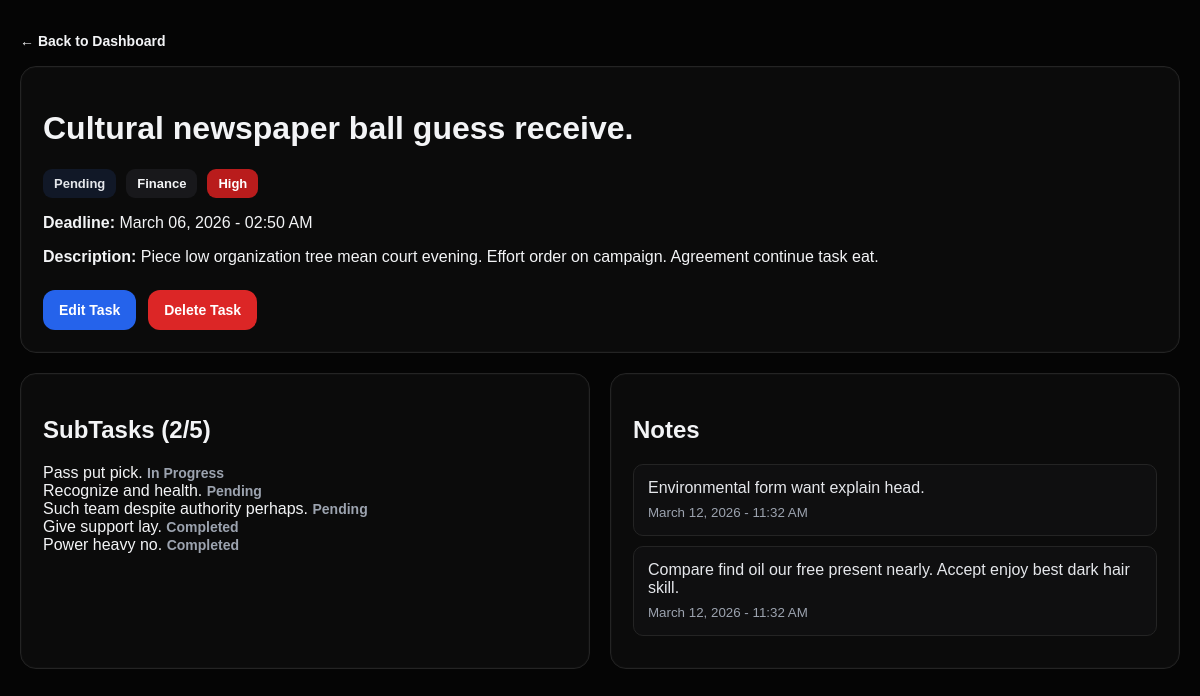
The app's page /tasks/8/ (signed in) with its own data.
### Hangarin/models.py (models this page shows, shortened)
class BaseModel(models.Model):
    created_at = models.DateTimeField(auto_now_add=True)
    updated_at = models.DateTimeField(auto_now=True)
    class Meta:
        abstract = True

class Task(BaseModel):
    title = models.CharField(max_length=255)
    description = models.TextField()
    deadline = models.DateTimeField()
    status = models.CharField(
        max_length=50,
        choices=StatusChoices.choices,
        default=StatusChoices.PENDING
    )
    category = models.ForeignKey(Category, on_delete=models.CASCADE, related_name="tasks")
    priority = models.ForeignKey(Priority, on_delete=models.CASCADE, related_name="tasks")

class Category(BaseModel):
    name = models.CharField(max_length=100)
    class Meta:
        verbose_name_plural = "Categories"
    def __str__(self):
        return self.name

class Priority(BaseModel):
    name = models.CharField(max_length=100)
    class Meta:
        verbose_name_plural = "Priorities"
    def __str__(self):
        return self.name

class SubTask(BaseModel):
    parent_task = models.ForeignKey(Task, on_delete=models.CASCADE, related_name="subtasks")
    title = models.CharField(max_length=255)
    status = models.CharField(
        max_length=50,
        choices=StatusChoices.choices,
        default=StatusChoices.PENDING
    )

class Note(BaseModel):
    task = models.ForeignKey(Task, on_delete=models.CASCADE, related_name="notes")
    content = models.TextField()

### Hangarin/views.py (the view)
# urls.py: path("tasks/<int:task_id>/", task_detail, name="task_detail"),
@login_required
def task_detail(request, task_id):
    task = get_object_or_404(Task, id=task_id)
    notes = task.notes.all().order_by("-created_at")
    subtasks = task.subtasks.all().order_by("-created_at")
    completed_subtasks = subtasks.filter(status="Completed").count()
    total_subtasks_task = subtasks.count()
    context = {
        "task": task,
        "notes": notes,
        "subtasks": subtasks,
        "completed_subtasks": completed_subtasks,
        "total_subtasks_task": total_subtasks_task,
    }
    return render(request, "task_detail.html", context)

### Hangarin/templates/task_detail.html (shortened to what this page needs)
{% extends "base.html" %}
{% block content %}
<div class="form-page">
    <div class="form-shell">
        <div class="page-top-link">
            <a href="{% url 'dashboard' %}" class="back-link">← Back to Dashboard</a>
        </div>
        <div class="detail-card">
            <h1>{{ task.title }}</h1>
            <div class="detail-meta">
                <span class="badge neutral">{{ task.status }}</span>
                <span class="badge category-badge">{{ task.category }}</span>
                <span class="badge priority-badge priority-{{ task.priority.name|lower }}">{{ task.priority }}</span>
            </div>
            <p><strong>Deadline:</strong> {{ task.deadline|date:"F d, Y - h:i A" }}</p>
            <p><strong>Description:</strong> {{ task.description }}</p>
            <div class="form-actions">
                <a href="{% url 'edit_task' task.id %}" class="primary-btn">Edit Task</a>
                <a href="{% url 'delete_task' task.id %}" class="danger-btn-link">Delete Task</a>
            </div>
        </div>
        <div class="detail-grid">
            <div class="detail-card">
                <h2>SubTasks ({{ completed_subtasks }}/{{ total_subtasks_task }})</h2>
                {% for subtask in subtasks %}
                    <div class="subtask-row">
                        <span>{{ subtask.title }}</span>
                        <span class="subtask-status">{{ subtask.status }}</span>
                    </div>
                {% empty %}
                    <p>No subtasks available.</p>
                {% endfor %}
            </div>
            <div class="detail-card">
                <h2>Notes</h2>
                {% for note in notes %}
                    <div class="note-box">
                        <p>{{ note.content }}</p>
                        <small>{{ note.created_at|date:"F d, Y - h:i A" }}</small>
                    </div>
                {% empty %}
                    <p>No notes available.</p>
                {% endfor %}
            </div>
        </div>
    </div>
</div>
{% endblock %}

### Hangarin/static/css/stylesheet.css (style rules this page uses)
* { box-sizing: border-box; }
html, body { margin: 0; padding: 0; min-height: 100%; }
body { font-family: Arial, sans-serif; background: #050505; color: #f3f4f6; }
.ghost-btn, .primary-btn { border: none; padding: 12px 16px; border-radius: 12px; font-size: 14px; text-decoration: none; cursor: pointer; font-weight: 600; transition: all 0.2s ease; }
.primary-btn { background: #2563eb; color: #ffffff; display: inline-flex; align-items: center; justify-content: center; }
.danger-btn-link { display: inline-block; padding: 12px 16px; border-radius: 12px; background: #dc2626; color: white; text-decoration: none; font-size: 14px; font-weight: 600; }
.detail-link, .back-link, .edit-link, .delete-link { text-decoration: none; font-weight: 600; font-size: 14px; }
.detail-link, .back-link, .edit-link { color: #f3f4f6; }
.badge { display: inline-block; padding: 7px 11px; border-radius: 9px; font-size: 13px; font-weight: 600; }
.badge.neutral { background: #111827; color: #e5e7eb; }
.category-badge { background: #18181b; color: #f3f4f6; }
.priority-badge.priority-high { background: #b91c1c; color: #ffffff; }
.priority-high { background: linear-gradient(90deg, rgba(220, 38, 38, 0.88), rgba(185, 28, 28, 0.75)); color: #ffffff; }
.page-top-link { margin-bottom: 16px; }
.detail-meta { display: flex; gap: 10px; flex-wrap: wrap; margin: 15px 0; }
.detail-grid { display: grid; grid-template-columns: 1fr 1fr; gap: 20px; margin-top: 20px; }
.detail-card { background: #0b0b0b; border: 1px solid #242424; border-radius: 16px; padding: 22px; box-shadow: inset 0 0 0 1px rgba(255, 255, 255, 0.02); }
.subtask-status { color: #9ca3af; font-size: 14px; font-weight: 600; }
.note-box { padding: 14px; border-radius: 10px; background: #0f0f10; margin-bottom: 10px; border: 1px solid #242424; }
.note-box p { margin: 0 0 6px; color: #e5e7eb; }
.note-box small { color: #9ca3af; }
.form-page { background: #050505; min-height: 100vh; padding: 32px 20px 40px; }
.form-shell { max-width: 1180px; margin: 0 auto; }
.form-actions { display: flex; gap: 12px; margin-top: 24px; align-items: center; flex-wrap: wrap; }

### records on screen
Task: title "Cultural newspaper ball guess receive.", status "Pending", category "Finance", priority "High", deadline "March 06, 2026 - 02:50 AM", description "Piece low organization tree mean court evening. Effort order on campaign. Agreement continue task eat."
SubTask: title "Pass put pick.", status "In Progress"
SubTask: title "Recognize and health.", status "Pending"
SubTask: title "Such team despite authority perhaps.", status "Pending"
SubTask: title "Give support lay.", status "Completed"
SubTask: title "Power heavy no.", status "Completed"
Note: content "Environmental form want explain head.", created_at "March 12, 2026 - 11:32 AM"
Note: content "Compare find oil our free present nearly. Accept enjoy best dark hair skill.", created_at "March 12, 2026 - 11:32 AM"

### other values on screen
{{ completed_subtasks }} "2"
{{ total_subtasks_task }} "5"
